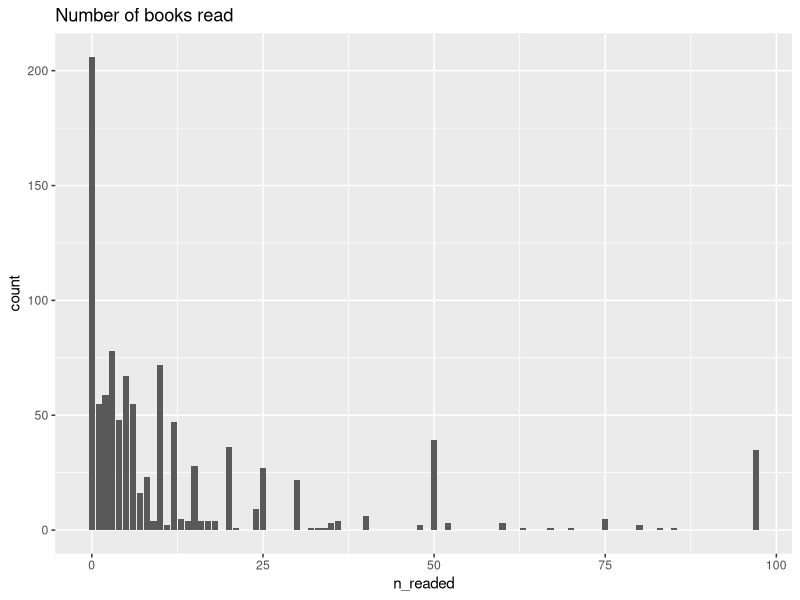
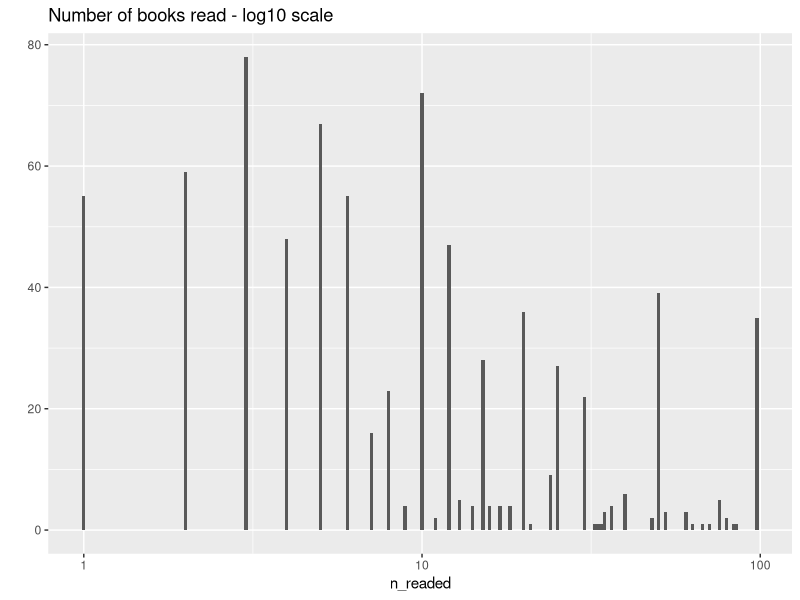

Generate these figures, in order, with R: (Note: this script raises an error after producing the figures.)
## ---- chunk 1

library(ggplot2)
library(tidyr)
library(dplyr)
library(gridExtra)
library(GGally)

## ---- chunk 2

reader_s <- read.csv("January_2014_Ereading_Gadgets_CSV.csv")

names(reader_s) <- c("id", "sample", "lang", "fips", "state", "cregion", "usr",
"has_cellph", "has_comp", "has_ereader", "has_tablet", "is_smart", "n_readed",
"r_printedb", "r_audiob", "r_ebook", "r_eb_tablet", "r_eb_ereader", "r_eb_comp",
 "r_eb_cellph", "r_yesterday", "pial6m1", "pial6m2", "pial6m3", "pial6m4",
"SmartPhone", "ql1", "ql1a", "qc1", "hh1", "employ", "parent", "gender", "age",
"educ", "is_hisp", "race", "income", "income2", "reg", "party", "party_ln",
"raceos", "weight", "standwt")

reader_s.ed <- reader_s[, c("id", "sample", "has_cellph", "has_comp",
"has_ereader", "has_tablet", "is_smart", "n_readed", "r_printedb", "r_audiob",
"r_ebook", "r_eb_tablet", "r_eb_ereader", "r_eb_comp", "r_eb_cellph",
"r_yesterday", "employ", "parent", "gender", "age", "educ", "race", "income")]

reader_s.ed$id <- factor(reader_s.ed$id)

reader_s.ed$sample <- factor(reader_s.ed$sample, labels = c("1", "2"))

reader_s.ed$has_cellph <- factor(reader_s.ed$has_cellph, labels = 
                            c("yes", "no", "d_no", "refused"))

reader_s.ed$has_cellph[which(reader_s.ed$sample == 2)] <- "yes"

reader_s.ed$has_comp <- factor(reader_s.ed$has_comp, labels = 
                            c("yes", "no", "refused"))

reader_s.ed$has_ereader <- factor(reader_s.ed$has_ereader, labels = 
                            c("yes", "no", "d_no", "refused"))

reader_s.ed$has_tablet <- factor(reader_s.ed$has_tablet, labels = 
                            c("yes", "no", "d_no", "refused"))

reader_s.ed$n_readed <- replace(reader_s.ed$n_readed, reader_s.ed$n_readed == 98
                                | reader_s.ed$n_readed == 99, NA)

reader_s.ed$is_smart <- factor(reader_s.ed$is_smart, labels = 
                            c("smart", "not smart", "d_no", "refused"))

reader_s.ed$r_printedb <- factor(reader_s.ed$r_printedb, labels = 
                            c("yes", "no", "d_no", "refused"))

reader_s.ed$r_audiob <- factor(reader_s.ed$r_audiob, labels = 
                            c("yes", "no", "d_no"))

reader_s.ed$r_ebook <- factor(reader_s.ed$r_ebook, labels = 
                            c("yes", "no", "d_no"))

reader_s.ed$r_eb_tablet <- factor(reader_s.ed$r_eb_tablet, labels = 
                            c("e_day", "ft_we", "ft_mo", "less", "not_dev"))

reader_s.ed$r_eb_ereader <- factor(reader_s.ed$r_eb_ereader, labels = 
                            c("e_day", "ft_we", "ft_mo", "less", 
                                    "not_dev", "cant_dev", "d_no", "refused"))

reader_s.ed$r_eb_comp <- factor(reader_s.ed$r_eb_comp, labels = 
                            c("e_day", "ft_we", "ft_mo", "less", "not_dev"))

reader_s.ed$r_eb_cellph <- factor(reader_s.ed$r_eb_cellph, labels = 
                            c("e_day", "ft_we", "ft_mo", "less", "not_dev"))

reader_s.ed$r_yesterday <- factor(reader_s.ed$r_yesterday, labels = 
                            c("yes", "no"))

reader_s.ed$employ <- factor(reader_s.ed$employ, labels = 
                            c("f_time", "p_time", "not", "refused"))

reader_s.ed$parent <- factor(reader_s.ed$parent, labels = 
                            c("yes", "no", "refused"))

reader_s.ed$gender <- factor(reader_s.ed$gender, labels = 
                            c("male", "female"))

reader_s.ed$age <- replace(reader_s.ed$age, reader_s.ed$age == 99, NA)

reader_s.ed$educ <- factor(reader_s.ed$educ, labels = 
                               c("lt_hs", "hs_incom", "hs_grad", "col_no_deg", 
                                 "as_deg", "bach", "postgrad_no_deg", 
                                 "postgrad", "refused"), ordered = TRUE)

reader_s.ed$race <- factor(reader_s.ed$race, labels = 
                               c("white", "black", "asian", "mixed", 
                                 "indian", "other","refused"))

reader_s.ed$income <- factor(reader_s.ed$income, labels = 
                                 c("lt_10k", "10k-19k", "20k-29k", 
                                   "30k-39k", "40k-49k", "50k-74k", 
                                   "75k-99k", "100k-149k", "mt_150k", 
                                   "refused"), ordered = TRUE)

## ---- chunk 3

age_breaks <- c(17, 29, 49, 64, 97)
reader_s.ed$age_buckets <- cut(reader_s.ed$age, breaks = age_breaks)

## ---- chunk 4

dim(reader_s.ed)

#dimentions of data. 1005 observation

## ---- chunk 5

names(reader_s.ed)

## ---- chunk 6


str(reader_s.ed)

## ---- chunk 7

tblFun <- function(x){
    tbl <- table(x)
    res <- cbind(tbl,round(prop.table(tbl)*100,2))
    colnames(res) <- c('Count','Percentage')
    res
}

## ---- chunk 8

tblFun(reader_s.ed$has_cellph)

## ---- chunk 9

tblFun(reader_s.ed$has_comp)

## ---- chunk 10

tblFun(reader_s.ed$has_ereader)

## ---- chunk 11

tblFun(reader_s.ed$has_tablet)

## ---- chunk 12

tblFun(reader_s.ed$is_smart)

## ---- chunk 13

tblFun(reader_s.ed$r_printedb)

## ---- chunk 14

tblFun(reader_s.ed$r_audiob)

## ---- chunk 15

tblFun(reader_s.ed$r_ebook)

## ---- chunk 16

tblFun(reader_s.ed$r_eb_tablet)

## ---- chunk 17

tblFun(reader_s.ed$r_eb_ereader)

## ---- chunk 18

tblFun(reader_s.ed$r_eb_comp)

## ---- chunk 19

tblFun(reader_s.ed$r_eb_cellph)

## ---- chunk 20

tblFun(reader_s.ed$r_yesterday)

## ---- chunk 21

tblFun(reader_s.ed$employ)

## ---- chunk 22

tblFun(reader_s.ed$parent)

## ---- chunk 23

tblFun(reader_s.ed$gender)

## ---- chunk 24

tblFun(reader_s.ed$age_buckets)

## ---- chunk 25

tblFun(reader_s.ed$educ)

## ---- chunk 26

tblFun(reader_s.ed$race)

## ---- chunk 27

tblFun(reader_s.ed$income)

## ---- chunk 28

summary(reader_s.ed)

## ---- chunk 29

ggplot(aes(n_readed), data = reader_s.ed) + geom_bar(binwidth = 1) + 
    ggtitle("Number of books read")

## ---- chunk 30

qplot(n_readed, data = reader_s.ed, binwidth = 0.01) + scale_x_log10() + 
    ggtitle("Number of books read - log10 scale")

## ---- chunk 31

qplot(has_cellph, data = reader_s.ed) + 
    stat_bin(aes(label=..count..), vjust = -0.1, 
                          geom="text", position="identity", 
             color = "gray46") +
    ggtitle("Have cell phone?")

## ---- chunk 32

qplot(is_smart, data = reader_s.ed) +
    stat_bin(aes(label=..count..), vjust = -0.1, 
                          geom="text", position="identity",
             color = "gray46") +
    ggtitle("Cell phone is smartphone")

## ---- chunk 33

qplot(has_comp, data = reader_s.ed) + 
    stat_bin(aes(label=..count..), vjust = -0.1, 
                          geom="text", position="identity",
             color = "gray46") +
    ggtitle("Have computer or laptop?")

## ---- chunk 34

qplot(has_ereader, data = reader_s.ed) + 
    stat_bin(aes(label=..count..), vjust = -0.1, 
                          geom="text", position="identity",
             color = "gray46") +
    ggtitle("Have ereader?")

## ---- chunk 35

qplot(has_tablet, data = reader_s.ed) + 
    stat_bin(aes(label=..count..), vjust = -0.1, 
                          geom="text", position="identity",
             color = "gray46") +
    ggtitle("Have tablet?")

## ---- chunk 36

qplot(age, data = reader_s.ed, binwidth = 1)

## ---- chunk 37

qplot(age_buckets, data = reader_s.ed) +
    stat_bin(aes(label=..count..), vjust = -0.1, 
                          geom="text", position="identity",
             color = "gray46")

## ---- chunk 38

qplot(race, data = reader_s.ed) +
    stat_bin(aes(label=..count..), vjust = -0.1, 
                          geom="text", position="identity",
             color = "gray46")

## ---- chunk 39

qplot(educ, data = reader_s.ed) +
    theme(axis.text.x = element_text(angle = 45, hjust = 1)) +
    stat_bin(aes(label=..count..), vjust = -0.1, 
                          geom="text", position="identity",
             color = "gray46")

## ---- chunk 40

qplot(income, data = reader_s.ed) +
    stat_bin(aes(label=..count..), vjust = -0.1, 
                          geom="text", position="identity",
             color = "gray46")

## ---- chunk 41

qplot(employ, data = reader_s.ed) +
    stat_bin(aes(label=..count..), vjust = -0.1, 
                          geom="text", position="identity",
             color = "gray46")

## ---- chunk 42

qplot(gender, data = reader_s.ed) +
    stat_bin(aes(label=..count..), vjust = -0.1, 
                          geom="text", position="identity",
             color = "gray46")

## ---- chunk 43

qplot(parent, data = reader_s.ed) +
    stat_bin(aes(label=..count..), vjust = -0.1, 
                          geom="text", position="identity",
             color = "gray46")

## ---- chunk 44

#library(GGally)

#names_to_cor <- c("n_readed", "has_ereader", "has_tablet", "has_comp", 
                  #"has_cellph", "gender", "employ", "educ", "parent", 
                  #"race" , "income", "age_buckets")
#data_to_cor <- reader_s.ed[ , names_to_cor]
#ggpairs(data_to_cor)

ggplot(aes(x = age, y = n_readed), data = reader_s.ed) + geom_jitter()

## ---- chunk 45

ggplot(aes(x = age_buckets, y = n_readed), data = reader_s.ed) + 
    geom_boxplot(aes(color = has_ereader)) +
    scale_y_log10()
aggregate(n_readed ~ has_ereader, reader_s.ed, median)

## ---- chunk 46

aggregate(n_readed ~ age_buckets, reader_s.ed, mean)
aggregate(n_readed ~ age_buckets, reader_s.ed, median)

## ---- chunk 47

ggplot(aes(x = age_buckets, y = n_readed), data = reader_s.ed) + geom_boxplot()

## ---- chunk 48

ggplot(aes(x = income, y = n_readed), data = reader_s.ed) + 
    geom_boxplot()

## ---- chunk 49

ggplot(aes(x = income, y = n_readed), data = reader_s.ed) + 
    geom_boxplot() +
    coord_cartesian(ylim = c(0, 40))

## ---- chunk 50

aggregate(n_readed ~ income, reader_s.ed, median)

## ---- chunk 51

ggplot(aes(x = employ, y = n_readed), data = reader_s.ed) + geom_boxplot()
aggregate(n_readed ~ employ, reader_s.ed, median)

## ---- chunk 52

ggplot(aes(x = parent, y = n_readed), data = reader_s.ed) + geom_boxplot()
aggregate(n_readed ~ parent, reader_s.ed, median)

## ---- chunk 53

ggplot(aes(x = educ, y = n_readed), data = reader_s.ed) + 
    geom_boxplot() +
    theme(axis.text.x = element_text(angle = 45, hjust = 1))
aggregate(n_readed ~ educ, reader_s.ed, median)

## ---- chunk 54

ggplot(aes(x = educ, y = n_readed), data = reader_s.ed) + geom_boxplot() +
    coord_cartesian(ylim = c(0, 55)) +
    theme(axis.text.x = element_text(angle = 45, hjust = 1))

## ---- chunk 55

devices <- rbind(table(reader_s.ed$r_eb_tablet), 
        table(reader_s.ed$r_eb_ereader)[1:5], table(reader_s.ed$r_eb_comp),
        table(reader_s.ed$r_eb_cellph))

rownames(devices) <- c("r_eb_tablet", "r_eb_ereader", "r_eb_comp", 
                       "r_eb_cellph")

mosaicplot(devices, color = palette(rainbow(n = 5, start = 5/6, end = 1/6)), 
           main = "Frequency of reading by devices")
## ---- chunk 56

readp_yn <- table(reader_s.ed$has_ereader, reader_s.ed$r_printedb)[1:2, 1:2]
rownames(readp_yn) <- c("have_ereader", "dn_have_ereader")
readp_yn
mosaicplot(readp_yn, color = palette(heat.colors(n = 2)))
## ---- chunk 57
reade_yn <- table(reader_s.ed$has_ereader, reader_s.ed$r_ebook)[1:2, 1:2]
rownames(reade_yn) <- c("have_ereader", "dn_have_ereader")
reade_yn
mosaicplot(reade_yn, color = palette(heat.colors(n = 2)))
## ---- chunk 58

plot(income ~ educ, data = reader_s.ed)

## ---- chunk 59

par("las")
mosaicplot(table(reader_s.ed$age_buckets, reader_s.ed$is_smart), 
           color = palette(heat.colors(n = 4)), las = 1)
## ---- chunk 60

ggplot(aes(x = educ, y = n_readed), data = subset(reader_s.ed, !is.na(r_ebook) 
    & !r_ebook == "d_no" & !r_ebook == "refused" & !has_ereader == "d_no" 
    & !has_ereader == "refused")) + geom_jitter(aes(color = has_ereader)) + 
    scale_y_log10()  +
    theme(axis.text.x = element_text(angle = 45, hjust = 1))

## ---- chunk 61

ggplot(aes(x = income, y = n_readed), data = subset(reader_s.ed, 
    !is.na(r_ebook) & !r_ebook == "d_no" & !r_ebook == "refused" 
    & !has_ereader == "d_no" & !has_ereader == "refused")) + 
    geom_boxplot(aes(color = has_ereader)) + 
    theme(axis.text.x = element_text(angle = 45, hjust = 1))

## ---- chunk 62

by_n.device.ed <- reader_s.ed %>% 
    group_by(n_readed, 
             has_cellph == "yes", 
             has_comp == "yes", 
             has_ereader == "yes", 
             has_tablet == "yes") %>% 
    summarise(n = n()) %>% 
    filter(n >= 5) %>%
    arrange(n_readed) 

names(by_n.device.ed) <- c("n_readed", "has_cellph", "has_comp", 
                           "has_ereader", "has_tablet", "n")

by_n.device.ed$has_cellph <- replace(by_n.device.ed$has_cellph, 
                            by_n.device.ed$has_cellph == TRUE, "cellph_Y")
by_n.device.ed$has_cellph <- replace(by_n.device.ed$has_cellph, 
                            by_n.device.ed$has_cellph == FALSE, "cellph_N")

by_n.device.ed$has_comp <- replace(by_n.device.ed$has_comp,
                            by_n.device.ed$has_comp == TRUE, "comp_Y")
by_n.device.ed$has_comp <- replace(by_n.device.ed$has_comp, 
                            by_n.device.ed$has_comp == FALSE, "comp_N")

by_n.device.ed$has_ereader <- replace(by_n.device.ed$has_ereader, 
                            by_n.device.ed$has_ereader == TRUE, "ereader_Y")
by_n.device.ed$has_ereader <- replace(by_n.device.ed$has_ereader, 
                            by_n.device.ed$has_ereader == FALSE, "ereader_N")

by_n.device.ed$has_tablet <- replace(by_n.device.ed$has_tablet, 
                            by_n.device.ed$has_tablet == TRUE, "tablet_Y")
by_n.device.ed$has_tablet <- replace(by_n.device.ed$has_tablet, 
                            by_n.device.ed$has_tablet == FALSE, "tablet_N")

by_n.device.ed

comb <- unite(by_n.device.ed, owned_devs, has_cellph, has_comp,
              has_ereader, has_tablet, sep = ",")

ggplot(aes(x = n_readed, y = n), data = comb) + 
     geom_bar(aes(fill = owned_devs), stat = "identity") + 
     scale_fill_brewer(type = "div") +
     theme(legend.text = element_text(size=8))

## ---- chunk 63

ggplot(aes(x = has_ereader, y = r_ebook), data = subset(reader_s.ed, 
    !is.na(r_ebook) & !r_ebook == "d_no" & !r_ebook == "refused" 
    & !has_ereader == "d_no" & !has_ereader == "refused")) + 
    geom_jitter(aes(color = age_buckets)) + 
    scale_color_brewer(type = "seq", palette = 3)

## ---- chunk 64

ggplot(aes(n_readed), data = reader_s.ed) + geom_bar(binwidth = 1, 
    fill = I("darkolivegreen4"), alpha = 0.6) + ggtitle("Number of books read")

## ---- chunk 65

#ggplot(aes(x = income, y = n_readed), data = reader_s.ed) + 
#    geom_boxplot(aes(fill = income)) +
#    coord_cartesian(ylim = c(0, 40)) +
#    ggtitle("Number of books read by income level")

#ggplot(aes(x = income, y = n_readed), data = subset(reader_s.ed, 
            #!is.na(r_ebook) & !r_ebook == "d_no" & !r_ebook == "refused" 
           # & !has_ereader == "d_no" & !has_ereader == "refused")) + 
    #geom_jitter(aes(color = has_ereader)) + 
    #scale_y_log10() +
    #ggtitle("Number of books read by income level and e-reader owning")

ggplot(aes(x = income, y = n_readed), data = subset(reader_s.ed, 
           !is.na(r_ebook) & !r_ebook == "d_no" & !r_ebook == "refused" 
           & !has_ereader == "d_no" & !has_ereader == "refused")) + 
    geom_boxplot(aes(color = has_ereader)) +
    ggtitle("Number of books read by income level and e-reader owning") +
    ylab("Number of books read") +
    xlab("Income") +
    theme(axis.text.x = element_text(angle = 45, hjust = 1))
## ---- chunk 66

ggplot(aes(x = n_readed + 1, y = n), data = comb) + 
    geom_bar(aes(fill = owned_devs), stat = "identity") + 
     scale_fill_brewer(type = "div") +
     theme(legend.text = element_text(size=8)) +
    scale_x_log10() +
     ylab("Count") +
    xlab("Number of books read + 1") +
    ggtitle("Clases of devices by numbers of books read")
